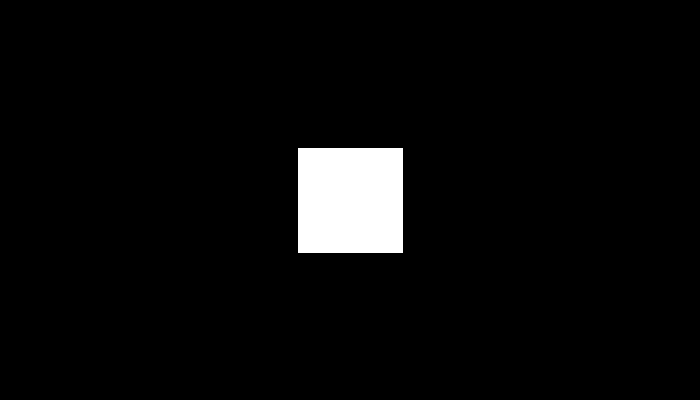
Frame 1 (no input)
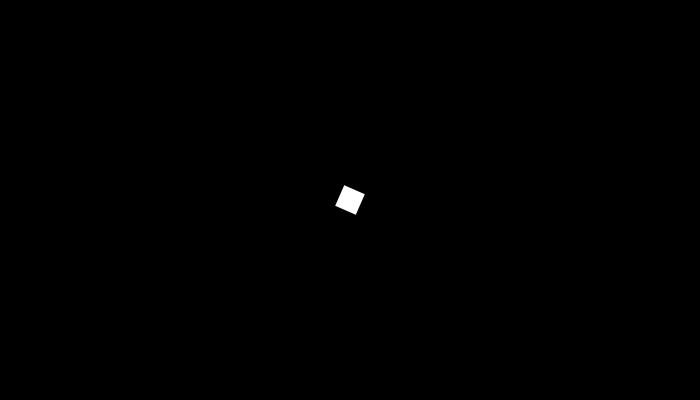
Frame 60 (the mouse pressed at the canvas centre just before this capture)
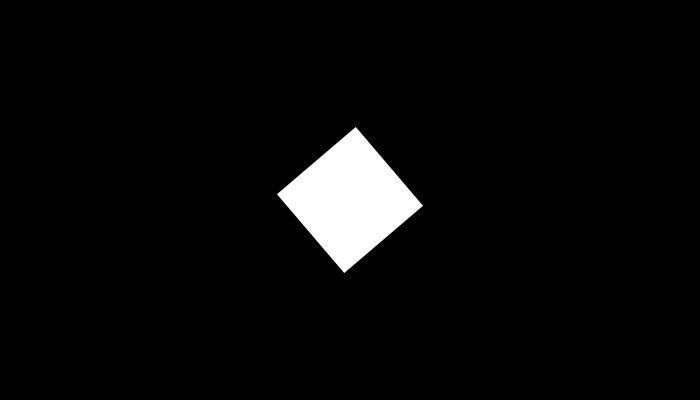
Frame 120 (the mouse held since frame 60 and released just before this capture)

The Processing sketch that drew these frames (run headless with seeded random() and noise(); from frame 60 on, the mouse is pressed at the canvas centre):

// Processing sketch: processing_37490
// ── processing_37490.pde

float incr = 0.02;
float rot = PI/2;
int x = 100;
int y = 100;

void setup() {
  size(700, 400);
  background(255);
}

void draw() {
  pushMatrix();
  background(0);
  stroke(255);
  strokeWeight(5);
  translate(width/2, height/2);
  rotate(rot);
  rect(-x/2, -y/2, x, y);
  popMatrix();
  rot = rot + incr;

  incr = dist(mouseX, mouseY, x, y)/10000;

  if (mousePressed == true) {
    x = x+2;
    y = y+2;
  }
  else {
    x = x-2;
    y = y-2;
  }
}
                
